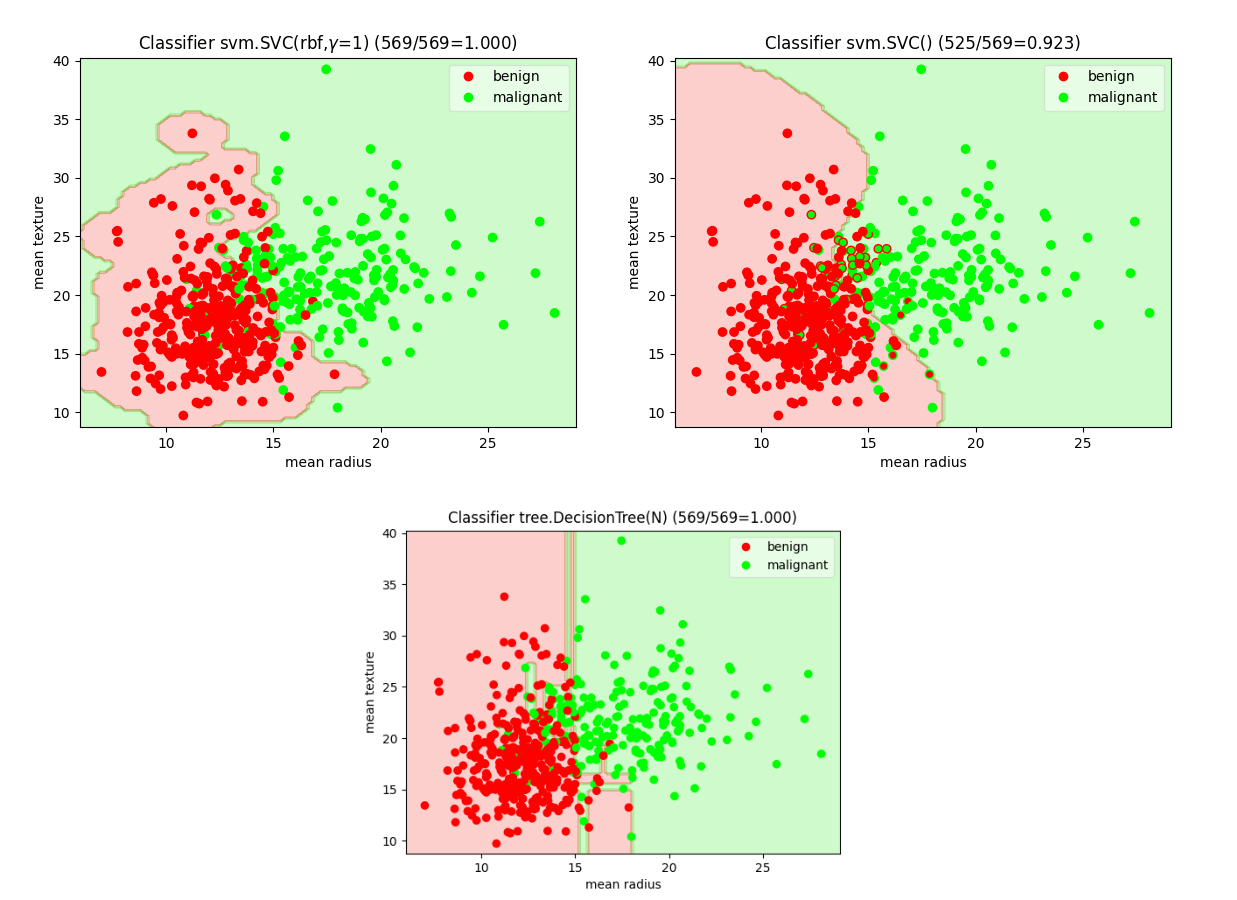

Write the Python code that produced this figure.
import numpy as np
import matplotlib.pyplot as plt
from matplotlib.lines import Line2D # For the custom legend
from sklearn import (metrics, linear_model, naive_bayes, neural_network, neighbors, svm, tree, ensemble)
from matplotlib.colors import LinearSegmentedColormap

def load_wdbc_data(filename):
    class WDBCData:
        data = []
        target = []
        target_names = ['benign', 'malignant']
        feature_names = ['mean radius', 'mean texture', 'mean perimeter', 'mean area', 'mean smoothness', 'mean compactness', 'mean concavity', 'mean concave points', 'mean symmetry', 'mean fractal dimension',
                         'radius error', 'texture error', 'perimeter error', 'area error', 'smoothness error', 'compactness error', 'concavity error', 'concave points error', 'symmetry error', 'fractal dimension error',
                         'worst radius', 'worst texture', 'worst perimeter', 'worst area', 'worst smoothness', 'worst compactness', 'worst concavity', 'worst concave points', 'worst symmetry', 'worst fractal dimension']
    wdbc = WDBCData()
    with open(filename) as f:
        for idx, line in enumerate(f.readlines()):
            items = line.split(',')
            wdbc.target.append(1 if items[1] == 'M' else 0)
            wdbc.data.append(items[2:])
        wdbc.data = np.array(wdbc.data).astype(float)
    return wdbc

if __name__ == '__main__':
    # Load a dataset
    # wdbc = datasets.load_breast_cancer()
    wdbc = load_wdbc_data('data/wdbc.data')

    # Train a model

    models = [
        {'name': 'svm.SVC()', 'obj': svm.SVC()},
        {'name': 'linear_model.SGD', 'obj': linear_model.SGDClassifier()},
        {'name': 'naive_bayes.Gaussian', 'obj': naive_bayes.GaussianNB()},
        {'name': 'neural_network.MLP', 'obj': neural_network.MLPClassifier()},
        {'name': 'neighbors.KNN', 'obj': neighbors.KNeighborsClassifier()},

        {'name': 'svm.LinearSVC', 'obj': svm.LinearSVC()},
        {'name': 'svm.SVC(poly,2)', 'obj': svm.SVC(kernel='poly', degree=2)},
        {'name': 'svm.SVC(poly,3)', 'obj': svm.SVC(kernel='poly')},
        {'name': 'svm.SVC(poly,4)', 'obj': svm.SVC(kernel='poly', degree=4)},
        {'name': 'svm.SVC(rbf)', 'obj': svm.SVC(kernel='rbf')},
        {'name': 'svm.SVC(rbf,$\gamma$=1)', 'obj': svm.SVC(kernel='rbf', gamma=1)},
        {'name': 'svm.SVC(rbf,$\gamma$=4)', 'obj': svm.SVC(kernel='rbf', gamma=4)},
        {'name': 'svm.SVC(rbf,$\gamma$=16)', 'obj': svm.SVC(kernel='rbf', gamma=16)},
        {'name': 'svm.SVC(rbf,$\gamma$=64)', 'obj': svm.SVC(kernel='rbf', gamma=64)},

        {'name': 'tree.DecisionTree(2)', 'obj': tree.DecisionTreeClassifier(max_depth=2)},
        {'name': 'tree.DecisionTree(4)', 'obj': tree.DecisionTreeClassifier(max_depth=4)},
        {'name': 'tree.DecisionTree(N)', 'obj': tree.DecisionTreeClassifier()},
        {'name': 'tree.ExtraTree', 'obj': tree.ExtraTreeClassifier()},

        {'name': 'ensemble.RandomForest(10)', 'obj': ensemble.RandomForestClassifier(n_estimators=10)},
        {'name': 'ensemble.RandomForest(100)', 'obj': ensemble.RandomForestClassifier()},
        {'name': 'ensemble.ExtraTrees(10)', 'obj': ensemble.ExtraTreesClassifier()},
        {'name': 'ensemble.ExtraTrees(100)', 'obj': ensemble.ExtraTreesClassifier()},
        {'name': 'ensemble.AdaBoost(DTree)', 'obj': ensemble.AdaBoostClassifier(tree.DecisionTreeClassifier())},
    ]

    accuracy = []
    for model in models:
        model['obj'].fit(wdbc.data, wdbc.target)

        # Test the model
        predict = model['obj'].predict(wdbc.data)
        n_correct = sum(predict == wdbc.target)
        accuracy.append(n_correct / len(wdbc.data))

    plt.figure()
    x = np.arange(len(accuracy))
    plt.stem(x, accuracy, bottom=accuracy[0])
    plt.xticks(x, [model['name'] for model in models], rotation = 90)
    plt.xlabel('Method')
    plt.ylabel('Accuracy improvement')
    plt.title('Benchmark of accuracy of models in comparison to SVM.SVC')
    plt.tight_layout()
    plt.show()

    # Many methods achieve 1.0 in accuracy
    # By Occham razor lets choose the simples among them
    # and compare them with SVC

    models = [
        {'name': 'svm.SVC()', 'obj': svm.SVC()},
        {'name': 'svm.SVC(rbf,$\gamma$=1)', 'obj': svm.SVC(kernel='rbf', gamma=1)},
        {'name': 'tree.DecisionTree(N)', 'obj': tree.DecisionTreeClassifier()},
    ]

    for model in models:

        model['obj'].fit(wdbc.data, wdbc.target)

        # Test the model
        predict = model['obj'].predict(wdbc.data)
        n_correct = sum(predict == wdbc.target)
        accuracy = n_correct / len(wdbc.data)

        conf_mat = metrics.confusion_matrix(wdbc.target, predict)
        conf_dis = metrics.ConfusionMatrixDisplay(conf_mat, display_labels=wdbc.target_names)
        plt.figure()
        conf_dis.plot()

        # Visualize testing results
        cmap = np.array([(1, 0, 0), (0, 1, 0)])
        clabel = [Line2D([0], [0], marker='o', lw=0, label=wdbc.target_names[i], color=cmap[i]) for i in range(len(cmap))]
        for (x, y) in [(i, i+1) for i in range(0, 2, 2)]: # Not mandatory, but try [(i, i+1) for i in range(0, 30, 2)]

            x_min, x_max = wdbc.data[:, x].min() - 1, wdbc.data[:, x].max() + 1
            y_min, y_max = wdbc.data[:, y].min() - 1, wdbc.data[:, y].max() + 1
            xx, yy = np.meshgrid(np.linspace(x_min, x_max, 100), np.linspace(y_min, y_max, 100))
            xy = np.vstack((xx.flatten(), yy.flatten())).T

            model['obj'].fit(wdbc.data[:, x:y+1], wdbc.target)
            zz = model['obj'].predict(xy)

            plt.figure()
            plt.contourf(xx, yy, zz.reshape(xx.shape), alpha=0.2, cmap=LinearSegmentedColormap.from_list(name='RedGreen', colors=cmap))

            plt.title(f'Classifier {model["name"]} ({n_correct}/{len(wdbc.data)}={accuracy:.3f})')
            plt.scatter(wdbc.data[:, x], wdbc.data[:, y], c=cmap[wdbc.target], edgecolors=cmap[predict])
            plt.xlabel(wdbc.feature_names[x])
            plt.ylabel(wdbc.feature_names[y])
            plt.legend(handles=clabel, framealpha=0.5)
            plt.show()
